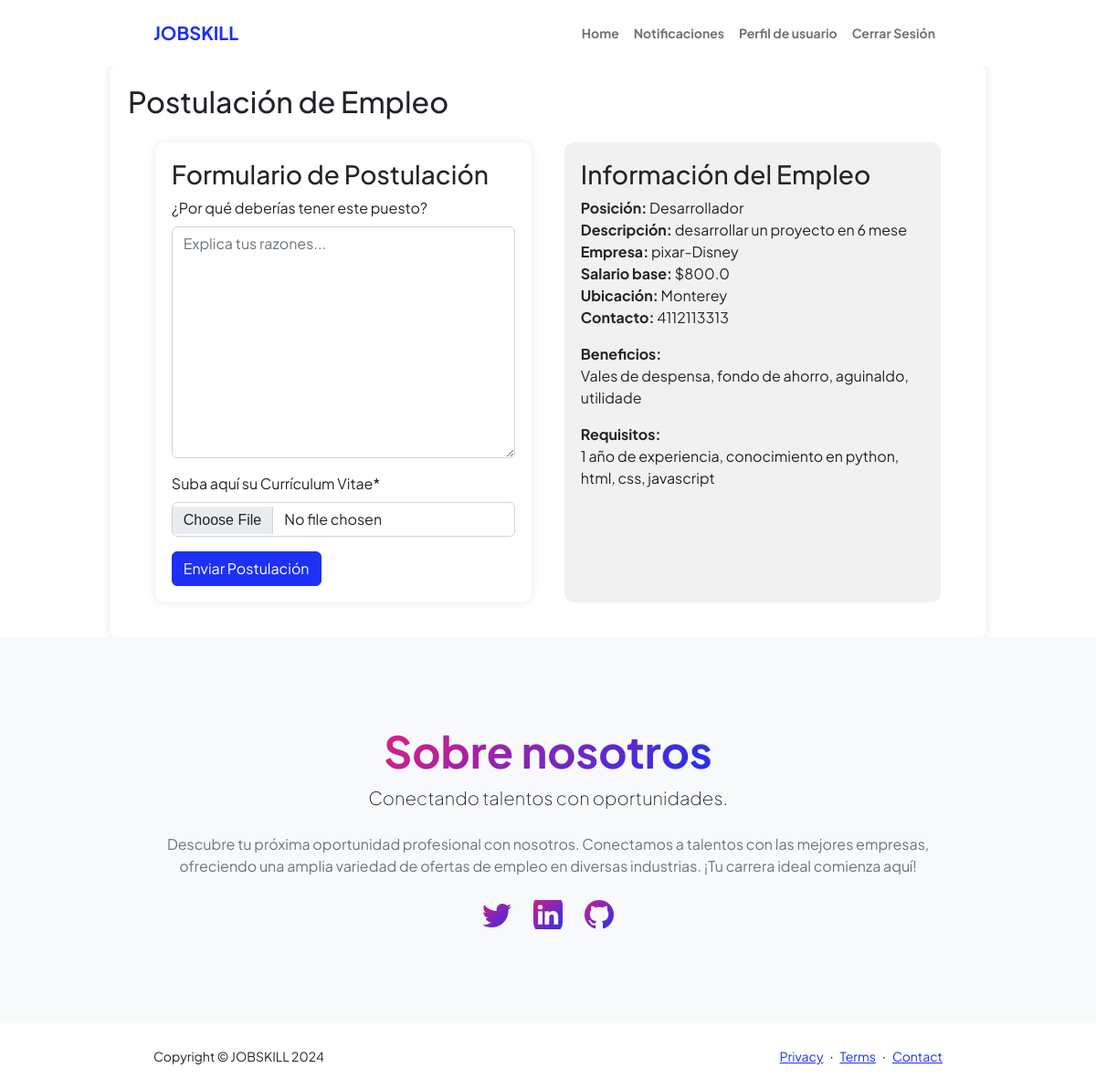
Page /U/postulacion/?id=1 (signed in) on the committed database.
### paginaEmpresa/models.py (models this page shows, shortened)
class Puesto(models.Model):
    nombrePuesto=models.CharField(max_length=150)
    descripcion=models.CharField(max_length=255)
    requisitos=models.CharField(max_length=255)
    sueldoBase=models.FloatField()
    beneficios=models.CharField(max_length=255, null=True, blank=True)
    disponibles=models.IntegerField()
    empresa=models.ForeignKey(Empresa, on_delete=models.CASCADE)
    created=models.DateTimeField(auto_now_add=True)
    updated=models.DateTimeField(auto_now_add=True)
    class Meta:
        verbose_name='puesto'
        verbose_name_plural='puestos'

### jobskill1/models.py (models this page shows)
class Empresa(models.Model):
    user=models.OneToOneField(CustomUser, on_delete=models.CASCADE, related_name='profileE')
    nombre=models.CharField(max_length=50)
    descripcion=models.CharField(max_length=255)
    direccion=models.CharField(max_length=100)
    objetivo=models.CharField(max_length=255)
    telefono=models.CharField(max_length=16)
    foto=models.ImageField(upload_to="Empresa")
    def __str__(self):
        return self.nombre

### paginaUsuario/views.py (the view, shortened to what this page needs)
# urls.py: path('postulacion/', postulacion, name="postulacion"),
@login_required
def postulacion(request):
    if request.user.is_authenticated:
        if request.user.empresa==True:
            return redirect("homeE")
    usuario=Usuarios.objects.get(user=request.user)
    id=request.GET.get("id")
    request.session["id"]=id
    if id is not None:
        try:
            id=int(id)
        except:
            return HttpResponseBadRequest("ID no es un número válido.")
    puesto=Puesto.objects.get(id=id)
    empresa=Empresa.objects.get(nombre=puesto.empresa)
    form=solicitudForm()
    request.session["puesto"]=puesto.id
    solicitud=Solicitud.objects.filter(postulante=usuario, puesto=puesto)
    return render(request, "paginaUsuario/postulacion.html", {"form":form, "puesto":puesto, "empresa":empresa, "solicitud":solicitud})

### paginaUsuario/forms.py
class solicitudForm(forms.ModelForm):
    class Meta:
        model=Solicitud
        fields=["solicitudD", "cv"]
        labels={
            "solicitudD":"¿Por qué deberías tener este puesto?",
            "cv":"Suba aquí su Currículum Vitae",
        }
        widgets = {
            'solicitudD': forms.Textarea(attrs={'class': 'form-control', 'placeholder': 'Explica tus razones...'}),
            'cv': forms.ClearableFileInput(attrs={'class': 'form-control-file'}),
        }

### paginaUsuario/templates/paginaUsuario/postulacion.html (shortened to what this page needs)
{% extends "paginaUsuario/base.html" %}
{% load crispy_forms_tags %}
{% load static %}
{% block content %}
<div class="container" style="width: 80%; margin: 0 auto; padding: 20px; background-color: #fff; border-radius: 8px; box-shadow: 0 0 10px rgba(0, 0, 0, 0.1);">
    <h2>Postulación de Empleo</h2>
    <div class="container" style="display: flex; flex: 1; width: 100%;">
        <div class="form-container" style="background-color: #ffffff; width: 47%; padding: 2%; border-radius: 10px; margin: 2%;">
            <h3>Formulario de Postulación</h3>
            {% if not solicitud %}
            <form id="postulacion" action="#" method="post" enctype="multipart/form-data">{% csrf_token %}
                {{form|crispy}}
                <input class="btna btn btn-primary" type="submit" value="Enviar Postulación">
            </form>
            {% else %}
            <br>
            <h4 class="text-gradient">Ya has enviado solicitud para este empleo</h4>
            {% endif %}
        </div>
        <div class="info-container" style="background-color: #f1f1f1; width: 47%; padding: 2%; border-radius: 10px; margin: 2%;">
            <h3>Información del Empleo</h3>
            <p>
                <strong>Posición:</strong> {{puesto.nombrePuesto}}<br>
                <strong>Descripción:</strong> {{puesto.descripcion}}<br>
                <strong>Empresa:</strong> {{empresa.nombre}}<br>
                <strong>Salario base:</strong> ${{puesto.sueldoBase}}<br>
                <strong>Ubicación:</strong> {{empresa.direccion}}<br>
                <strong>Contacto:</strong> {{empresa.telefono}}
            </p>
            <p>
                <strong>Beneficios:</strong><br>
                {{puesto.beneficios}}
            </p>
            <p>
                <strong>Requisitos:</strong><br>
                {{puesto.requisitos}}
            </p>
        </div>
    </div>
</div>
{% endblock %}

### paginaUsuario/templates/paginaUsuario/base.html (style rules this page uses)
html, body { height: 100%; margin: 0; padding: 0; }

### rows in the picture
Puesto: nombrePuesto "Desarrollador", descripcion "desarrollar un proyecto en 6 mese", sueldoBase "800.0", beneficios "Vales de despensa, fondo de ahorro, aguinaldo, utilidade", requisitos "1 año de experiencia, conocimiento en python, html, css, javascript"
Empresa: nombre "pixar-Disney", direccion "Monterey", telefono "4112113313"
